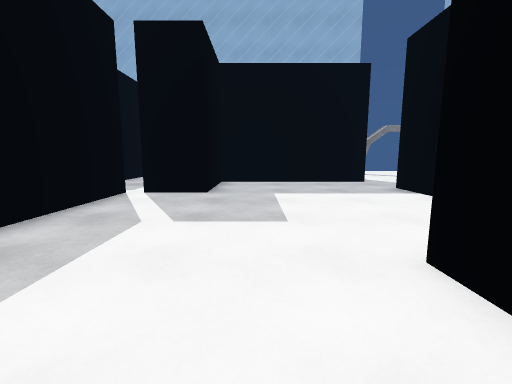
view 1 (above)

16 first-person views from a walk through a 3-D level made in the Unity game engine. The camera is 1.2 m above the floor, tilts 8° down and sees 90° across. The floor is counted in squares, 1 m on a side. Each view is taken from the middle of a square. On the plan, view 1 faces up. The plan holds only what a view shows up to about 12 squares ahead; the rest is blank. The place goes on beyond the plan. Some animated figures are left out.

view 2
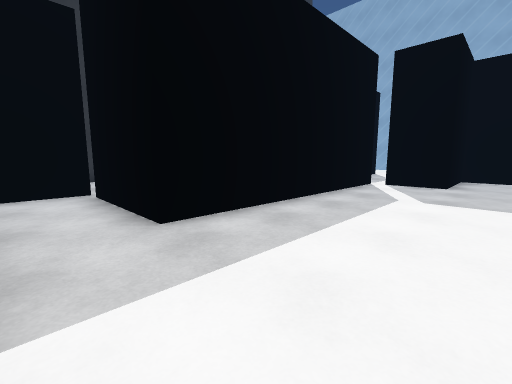

view 3
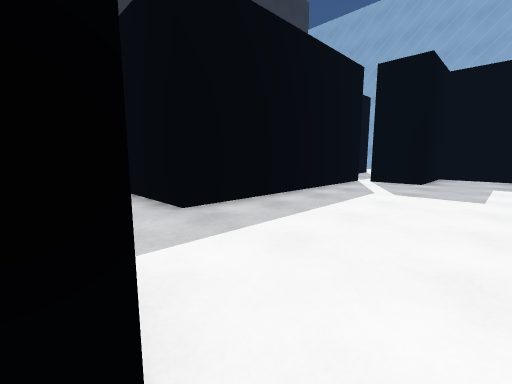

view 4
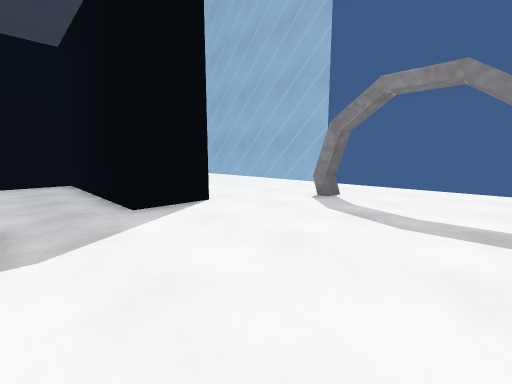

view 5
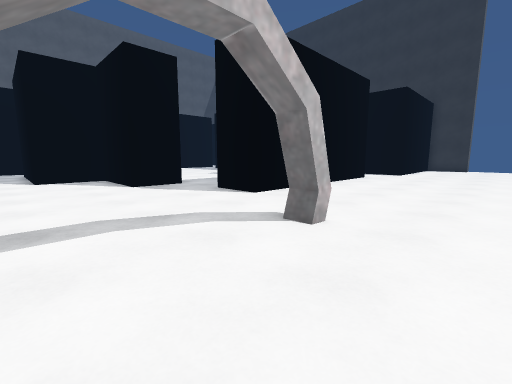

view 6
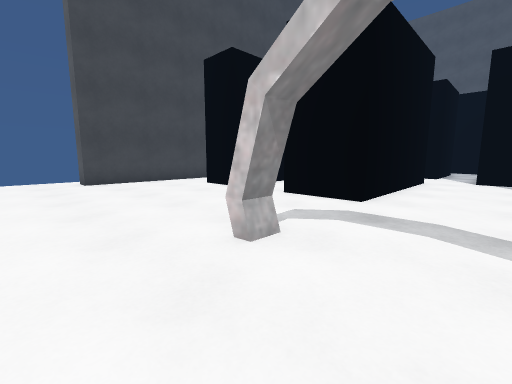

view 7
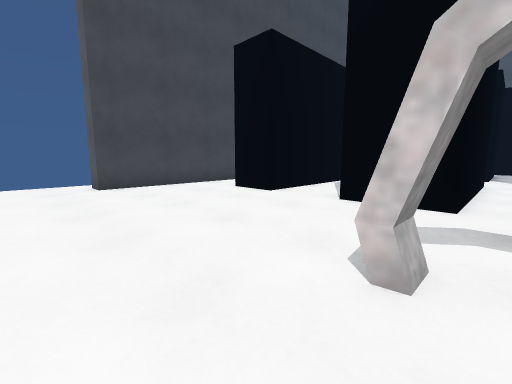

view 8
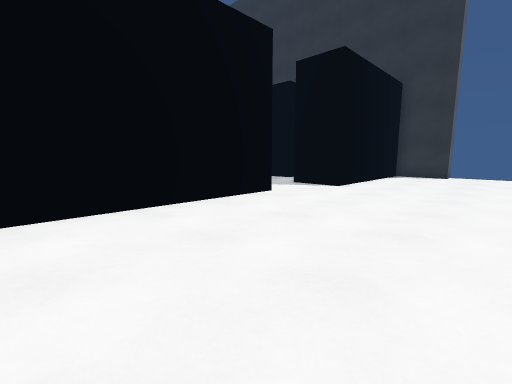

view 9
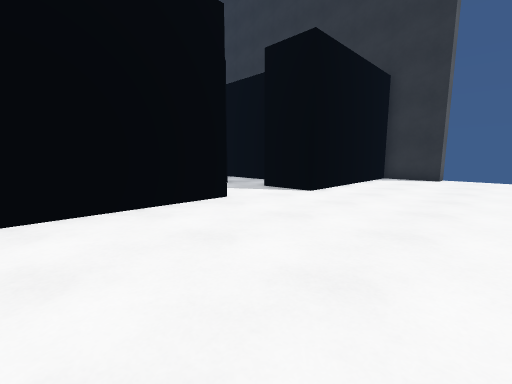

view 10
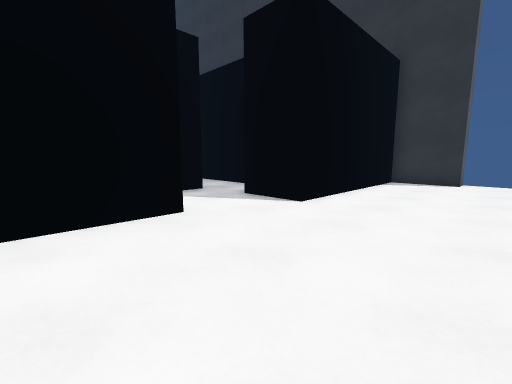

view 11
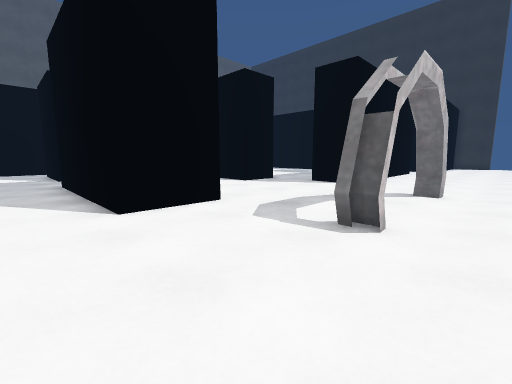

view 12
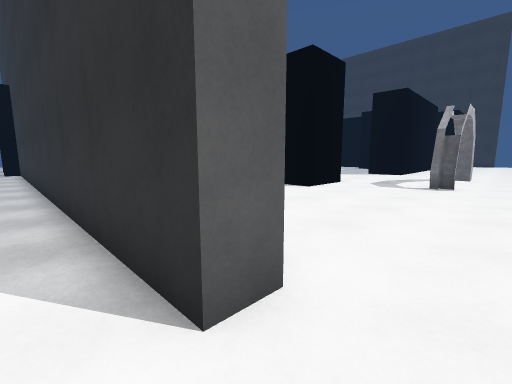

view 13
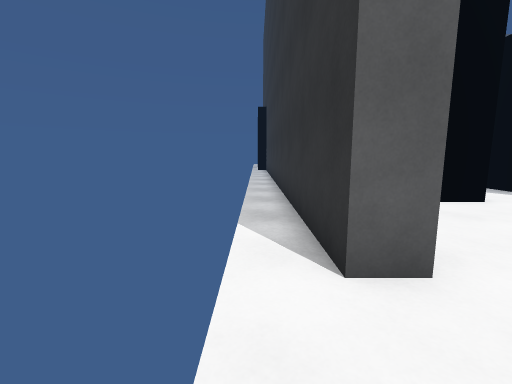

view 14
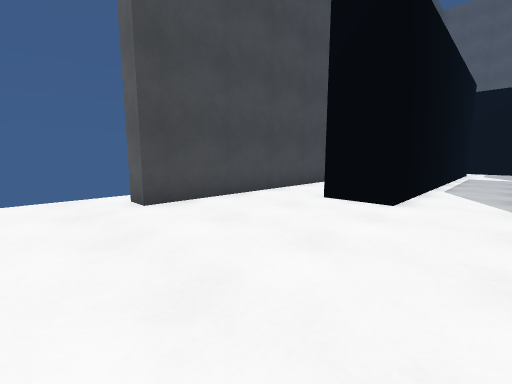

view 15
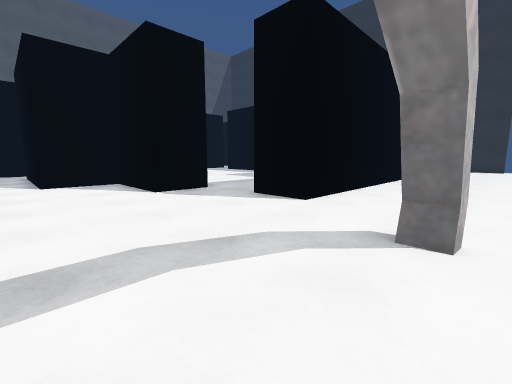

view 16
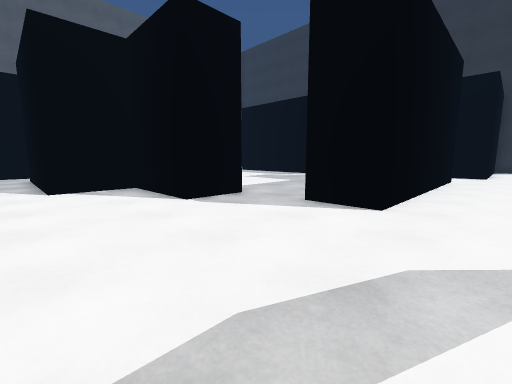

### Floor plan
Key: @ floor where view 1 was taken; # wall or solid block; . floor; = window, fence, low wall or low ledge; O other object.
Columns run from 16 left of view 1 to 23 right of it. Each row starts with its distance up from view 1.
 20   ......................................
 19   ......................................
 18 ==......................................
 17  ###===================O...OO========##.
 16   #..................................##.
 15   ########...........................##.
 14          #..##########...............##.
 13          #..  #### # #......###..###.##.
 12          ...  ########......  #..#  .##.
 11         ..#   #.............  #..#  .##.
 10        #..    #.......##....###..#   ##.
  9             ###......###....# #..#   ##.
  8             #........  #....###..#    #.
  7             #........  #....###..#    #.
  6             #........  ####.. ...#    #.
  5             #........     #.. ...#    #.
  4              .......      #.###..     #.
  3              .....        #.   ..     #.
  2              .....        #.
  1              .....        #.
  0              ...@.        #.
 -1              .....
 -2         ..........
 -3         ..........
 -4                 #.

Positions as (right, up) in squares from view 1, and headings:
1: (0, 0), facing up
2: (0, -3), facing up-left
3: (1, -4), facing up-left
4: (11, 10), facing up-left
5: (11, 20), facing down-left
6: (9, 20), facing down-right
7: (11, 20), facing down-right
8: (3, 20), facing down-left
9: (1, 20), facing down-left
10: (-1, 19), facing down-left
11: (16, 19), facing down-left
12: (23, 19), facing down-left
13: (23, 20), facing down
14: (15, 20), facing down-right
15: (11, 18), facing down-left
16: (11, 16), facing down-left
